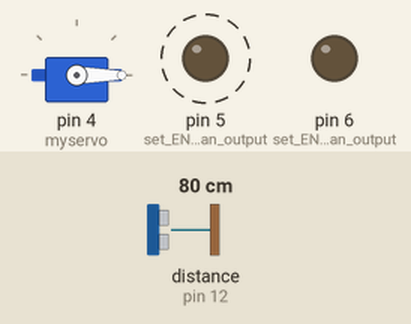
Bench run of a sketch on a simulated Arduino Uno, built with avr-gcc and run on an emulated ATmega328P. Shown: servo, output pins drawn as LEDs (lit = HIGH). Wiring (inferred from the names in the program): ultrasonic range finder: trigger pin 7; echo pin 12. Dashed ring = blinking. The inputs (shaded band) are chosen by the test bench; at power-on: distance to the obstacle (sensor on pin 12) 80 cm. The echo pulse lasts 58.3 µs per cm; pins used as bus, display or sensor lines are not drawn; what the sketch prints to the serial monitor is not drawn.

Above: at 0.05 s.
At 1.8 s:
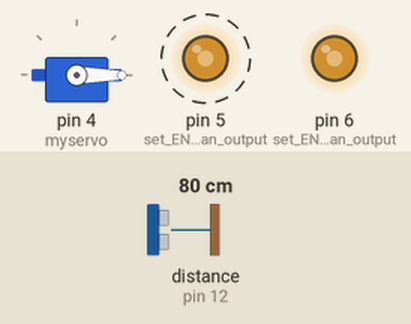
Timing chart, 0 to 3.0 s (numbered marks = the images above):
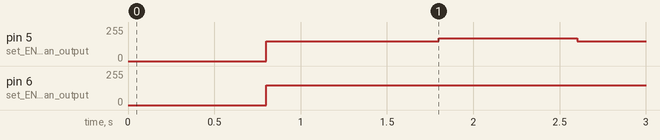

The sketch:

US_Stop.ino
```cpp
#include <Servo.h>
#define trigPin 7
#define echoPin 12
Servo myservo;  // create servo object to control a servo


void setup() {
  myservo.attach(4);
  pinMode(5,OUTPUT); //set ENA as an output
  pinMode(6,OUTPUT); //set ENB as an output
  pinMode(trigPin, OUTPUT);
  pinMode(echoPin, INPUT);
  Serial.begin(9600);
}
  int angles[] = {0, 90};
  int i = 0;
  long duration;
  int distance;
  int val;    // variable to read the value from the analog pin


void loop() {

  i = 0;
  val = angles[i];
  myservo.write(val);
  digitalWrite(trigPin, HIGH);
  delayMicroseconds(10);
  digitalWrite(trigPin, LOW);
                    // sets the servo position according to the scaled value
  delay(800);
  analogWrite(5, 150);
  analogWrite(6, 150);
  duration = pulseIn(echoPin, HIGH);
  distance = duration * 0.034 / 2;
  Serial.print(distance);
  Serial.println(" cm");
  if (distance > 5 && distance < 30) {
    analogWrite(5, 150);
    analogWrite(6, 170);
    }
  else if (distance < 5){
    analogWrite(5, 170);
    analogWrite(6, 150);
    }

}
```

Measured:
- by itself, pin 5 (set_ENA_as_an_output): alternates 170/255 for 0.80 s and 150/255 for 1.0 s
- by itself, pin 6 (set_ENB_as_an_output): 0/255 → 150/255 at 0.80 s
